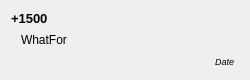
<?xml version="1.0" encoding="UTF-8"?>
<ui version="4.0">
 <class>RecordHistoryItemWidget</class>
 <widget class="QWidget" name="RecordHistoryItemWidget">
  <property name="geometry">
   <rect>
    <x>0</x>
    <y>0</y>
    <width>250</width>
    <height>80</height>
   </rect>
  </property>
  <property name="sizePolicy">
   <sizepolicy hsizetype="Preferred" vsizetype="Preferred">
    <horstretch>0</horstretch>
    <verstretch>0</verstretch>
   </sizepolicy>
  </property>
  <property name="windowTitle">
   <string>Form</string>
  </property>
  <property name="state" stdset="0">
   <string>normal</string>
  </property>
  <layout class="QGridLayout" name="gridLayout">
   <item row="0" column="0">
    <widget class="QLabel" name="m_amount_lbl">
     <property name="font">
      <font>
       <pointsize>10</pointsize>
       <weight>75</weight>
       <bold>true</bold>
      </font>
     </property>
     <property name="text">
      <string>+1500</string>
     </property>
    </widget>
   </item>
   <item row="1" column="0">
    <widget class="QLabel" name="m_whatFor_lbl">
     <property name="text">
      <string>WhatFor</string>
     </property>
     <property name="indent">
      <number>10</number>
     </property>
    </widget>
   </item>
   <item row="2" column="0">
    <widget class="QLabel" name="m_date_lbl">
     <property name="font">
      <font>
       <pointsize>7</pointsize>
       <italic>true</italic>
      </font>
     </property>
     <property name="text">
      <string>Date</string>
     </property>
     <property name="alignment">
      <set>Qt::AlignRight|Qt::AlignTrailing|Qt::AlignVCenter</set>
     </property>
     <property name="indent">
      <number>5</number>
     </property>
    </widget>
   </item>
  </layout>
 </widget>
 <resources/>
 <connections/>
</ui>
